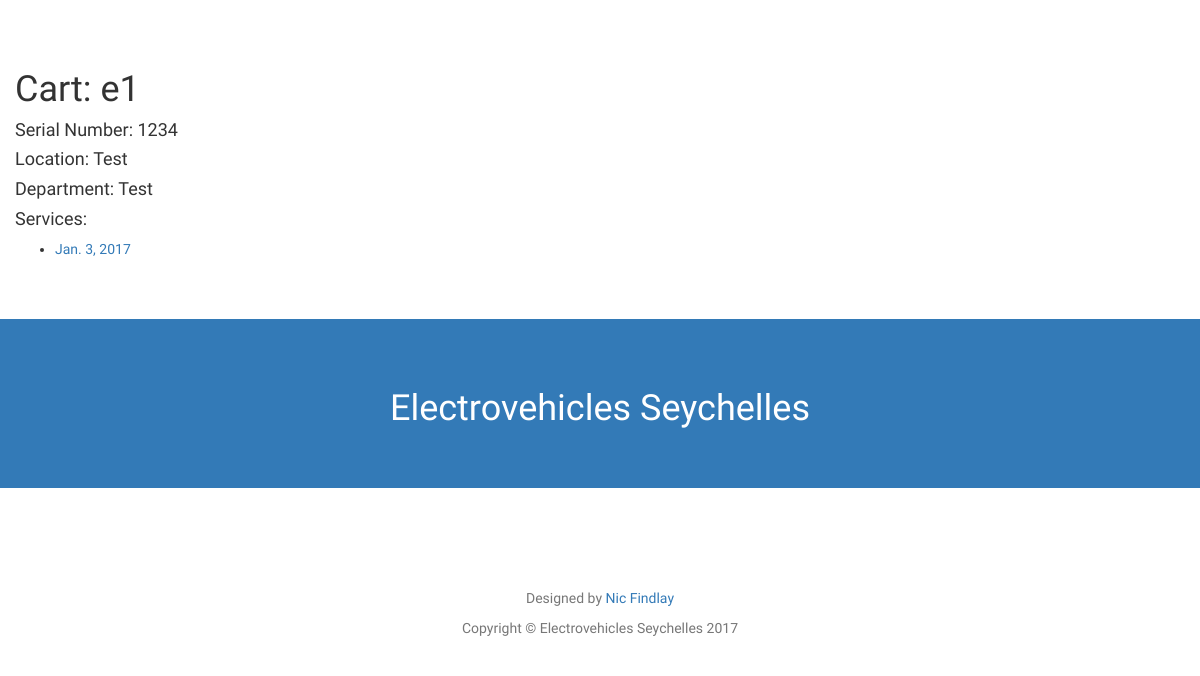
Page /1/e1/ on the earlier database version.
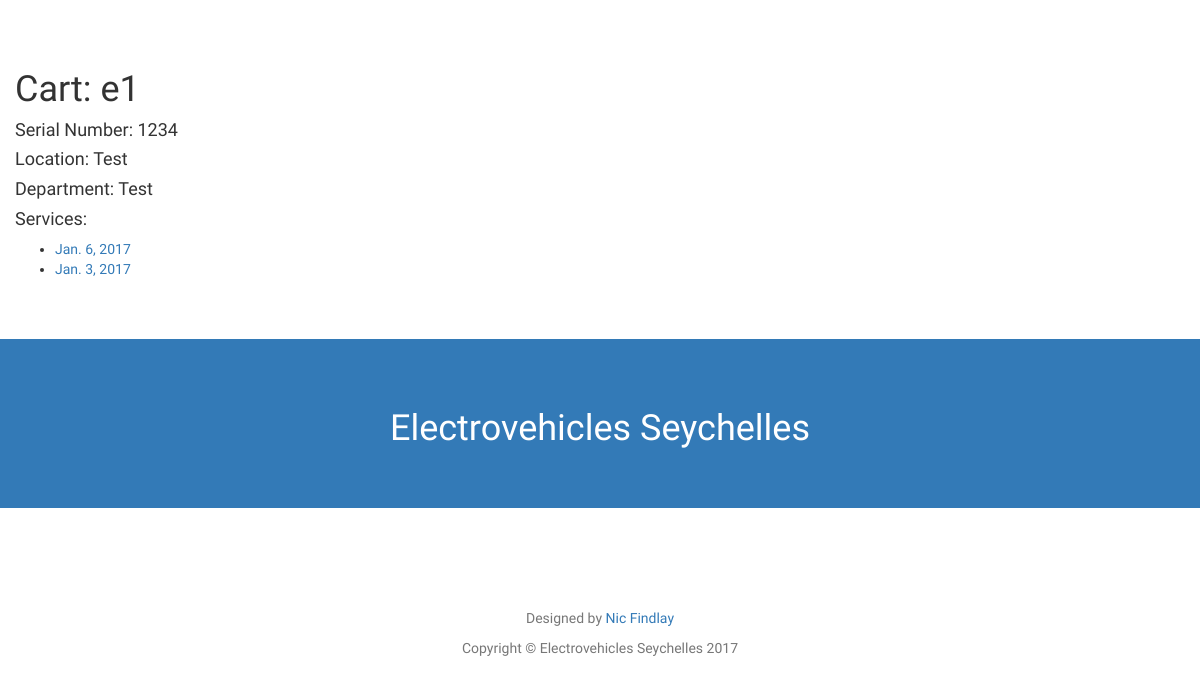
Same page on the later database version.
### polls/models.py (models this page shows, shortened)
class Service(models.Model):
    cart = models.ForeignKey(Cart, blank=True, default=1)
    technician = models.TextField(blank=True)
    date_in = models.DateField(blank=True, null=True)
    date_out = models.DateField(blank=True, null=True)
    serviced = models.BooleanField(blank=False, null=False, default=False)
    breakdown = models.BooleanField(blank=False, null=False, default=False)
    accident = models.BooleanField(blank=False, null=False, default=False)
    battery_percentage = models.IntegerField(null=True)
    problem = models.TextField(blank=True)
    repaired_replaced = models.TextField(blank=True)
    concerns = models.TextField(blank=True)
    parts_ordered = models.TextField(blank=True)

### polls/views.py (the view)
# urls.py: url(r'^(?P<location_id>[0-9]+)/(?P<cart_id>[A-Za-z0-9]+)/$', views.cart, name='cart'),
def cart(request, location_id, cart_id):
    cart_array = Cart.objects.order_by('-cartLocation')
    cart_location = ''
    cart_obj = ''
    service_obj = Service.objects.order_by('-date_in')
    service_array = []
    for cart in cart_array:
        if str(cart.cart_id) == str(cart_id):
            cart_location = cart.cartLocation
            cart_obj = cart
    for service in service_obj:
        if str(service.cart) == str(cart_id):
            service_array.append(service)
    context = {'cart_id' : cart_id,
               'cart_obj' : cart_obj,
               'services' : service_array,
               'cart_location' : cart_location,
               'location_id': location_id}
    return render(request, 'polls/cart.html', context)

### polls/models.py (called while the page is built)
    def __str__(self):
        return self.location_name

    def __str__(self):
        return str(self.cart_id)

### polls/templates/polls/cart.html (shortened to what this page needs)
{% load static %}
<html lang="en">
<head>
    <link href="{% static 'polls/css/bootstrap.min.css' %}" rel="stylesheet">
    <link href="{% static 'polls/css/stylish-portfolio.css' %}" rel="stylesheet">
    <link href="../../../../../../Downloads/startbootstrap-stylish-portfolio-gh-pages%202/font-awesome/css/font-awesome.min.css" rel="stylesheet" type="text/css">
</head>
<body>
    <section id="about" class="about">
        <div class="container">
            <div class="row">
                    <h1>Cart: {{cart_id}}</h1>
                <h4>Serial Number: {{cart_obj.serial_number}}</h4>
                <h4>Location: {{cart_location}}</h4>
                <h4>Department: {{cart_obj.department}}</h4>
                <h4>Services:</h4> {% if services %}
                <ul> {% for service in services %} <li>
                    <a href="/{{ location_id }}/{{ cart_id }}/{{ service.id }}/">{{ service.date_in }}</a>
                </li>
                    {% endfor %}
                </ul> {% else %}
                <p>No services have been done.</p>
                {% endif %}
            </div>
        </div>
    </section>
    <section id="services" class="services bg-primary">
        <div class="container">
            <div class="row text-center">
                <div class="col-lg-10 col-lg-offset-1">
                    <h1>Electrovehicles Seychelles</h1>
                </div>
            </div>
        </div>
    </section>
    <footer>
        <div class="container">
            <div class="row">
                <div class="col-sm-10 col-sm-offset-1 text-center">
                    <p class="text-muted">Designed by <a href="http://www.nicfindlay.com">Nic Findlay</a></p>
                    <p class="text-muted">Copyright &copy; Electrovehicles Seychelles 2017</p>
                </div>
            </div>
        </div>
    </footer>
</body>
</html>

Differences in the rows shown:
added Service: date_in "Jan. 6, 2017"
